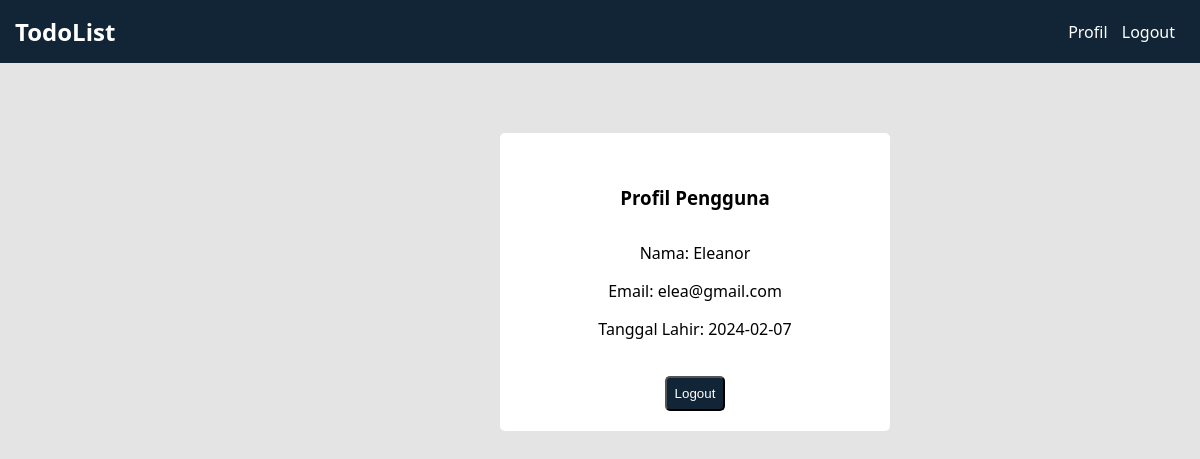
Page /profil.php (signed in) on the committed database.
### tables this page shows
CREATE TABLE `users` (
  `id_user` int(11) NOT NULL,
  `username` varchar(255) NOT NULL,
  `password` varchar(255) NOT NULL,
  `name` varchar(255) NOT NULL,
  `email` varchar(255) NOT NULL,
  `birth_date` date NOT NULL
);

### profil.php (the view, shortened to what this page needs)
<?php
include 'koneksi.php';
?>
<!DOCTYPE html>
<html lang="en">
<head>
    <link rel="stylesheet" href="css/profil1.css">
</head>
<body>
    <div class="navbar">
        <div class="left">
            <h2>TodoList</h2>
        </div>
       <div class="right">
        <a href="profil.php">Profil</a>
        <a href="logout.php">Logout</a>
       </div>
    </div>
    <div class="content">
    <?php
        $id = $_SESSION['id_user'];
        $query = mysqli_query($koneksi, "SELECT * FROM users WHERE id_user = $id");
        while($data=mysqli_fetch_array($query)){
        ?>
        <h3>Profil Pengguna</h3>
        <p><span>Nama: </span><?php echo $data['name']; ?></p>
        <p><span>Email: </span><?php echo $data['email']; ?></p>
        <p><span>Tanggal Lahir: </span><?php echo $data['birth_date']; ?></p>
        <a href="logout.php"><button>Logout</button></a>
    </div>
    <?php } ?>
</body>
</html>

### css/profil1.css (style rules this page uses)
body { padding: 0; margin: 0; font-family:'Segoe UI', Tahoma, Geneva, Verdana, sans-serif; background-color: rgb(228, 228, 228); align-items: center; justify-content: center; }
.navbar { display:flex; align-items: center; justify-content: space-between; background-color: rgb(18, 37, 54); padding: 15px; }
.navbar h2 { color: #fff; margin: 0; }
.right a { text-decoration: none; justify-content: space-between; color: white; padding-right: 10px; }
.content { width: 350px; height: fit-content; text-align: center; padding: 20px; background-color: white; border-radius: 5px; margin-top: 70px; margin-left: 500px; }
.content h3 { margin: 2rem; }
button { width: fit-content; padding: 8px; border-radius: 5px; background-color: rgb(18, 37, 54); color: white; margin-top: 20px; }

### rows in the picture
users: name "Eleanor", email "elea@gmail.com", birth_date "2024-02-07"
